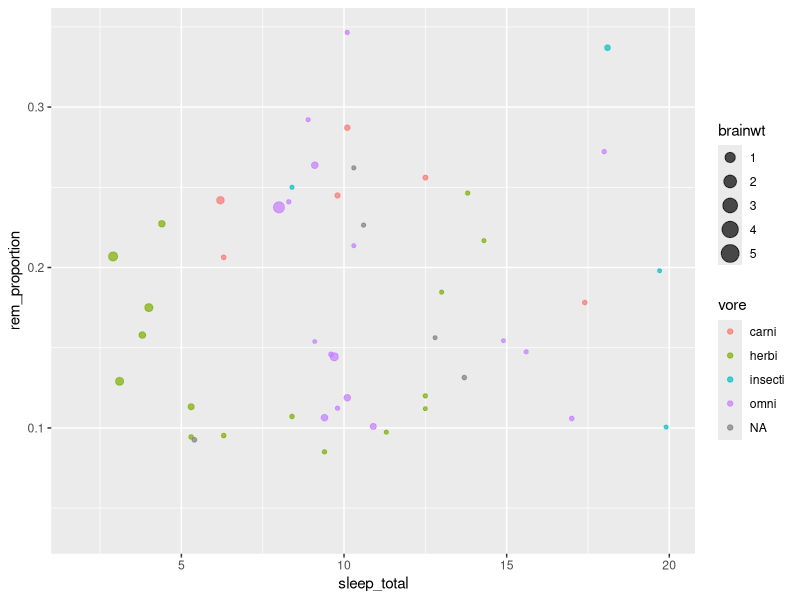
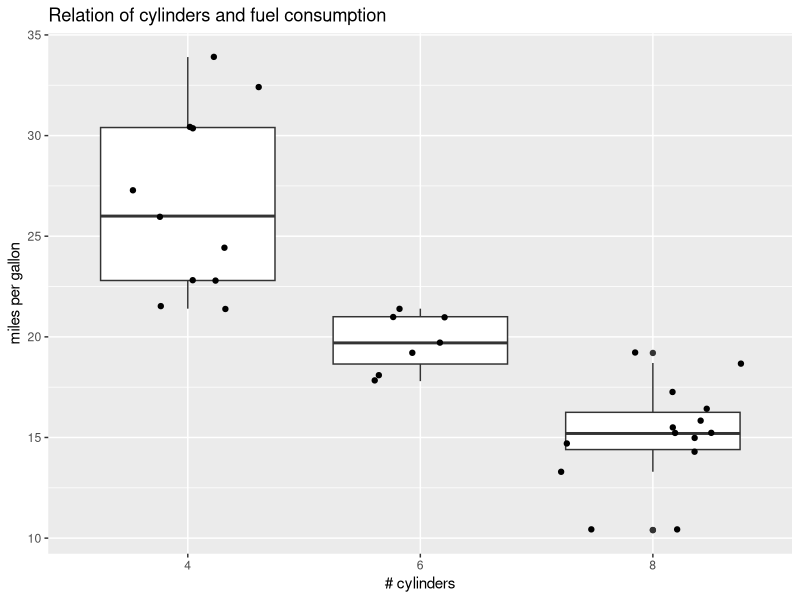

These figures' R source, in order:
## ---- chunk 1
library(readr)
library(dplyr)
library(ggplot2)

## adjust print rendering
options(
  width = 90,
  dplyr.width = 90,
  dplyr.print_max = 20
)
## ---- chunk 2
msleep = read_tsv("data/msleep.tsv")
## ---- chunk 3
head(msleep)
## ---- chunk 4
glimpse(msleep)
## ---- chunk 5
msleep = mutate(msleep, rem_proportion = sleep_rem / sleep_total)

glimpse(msleep)
## ---- chunk 6
ggplot(msleep, aes(sleep_total, rem_proportion, color=vore, size=brainwt)) + 
    geom_point(alpha=0.7)
## ---- chunk 7
ggplot(mtcars, aes(x=as.factor(cyl), y=mpg)) +
    geom_boxplot() +
    geom_point(position="jitter") +
    ggtitle("Relation of cylinders and fuel consumption") +
    xlab("# cylinders") + ylab("miles per gallon")
